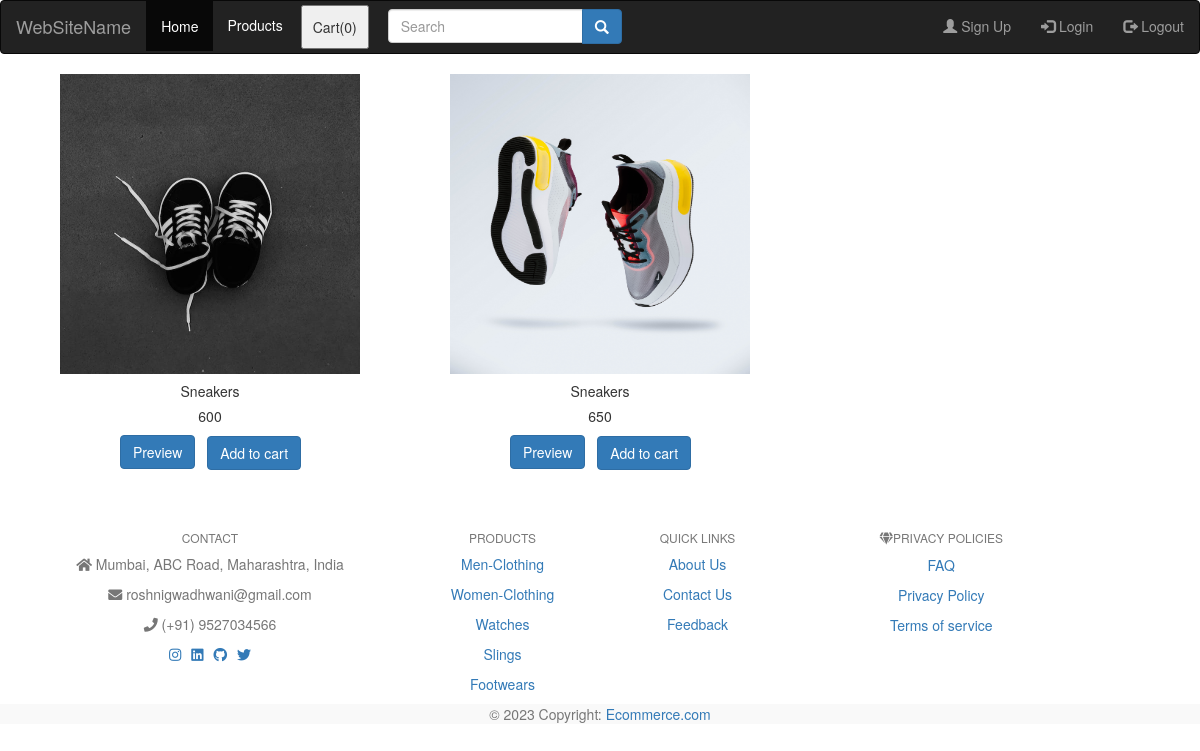
The app's page /store/search/5 (signed in), older data.
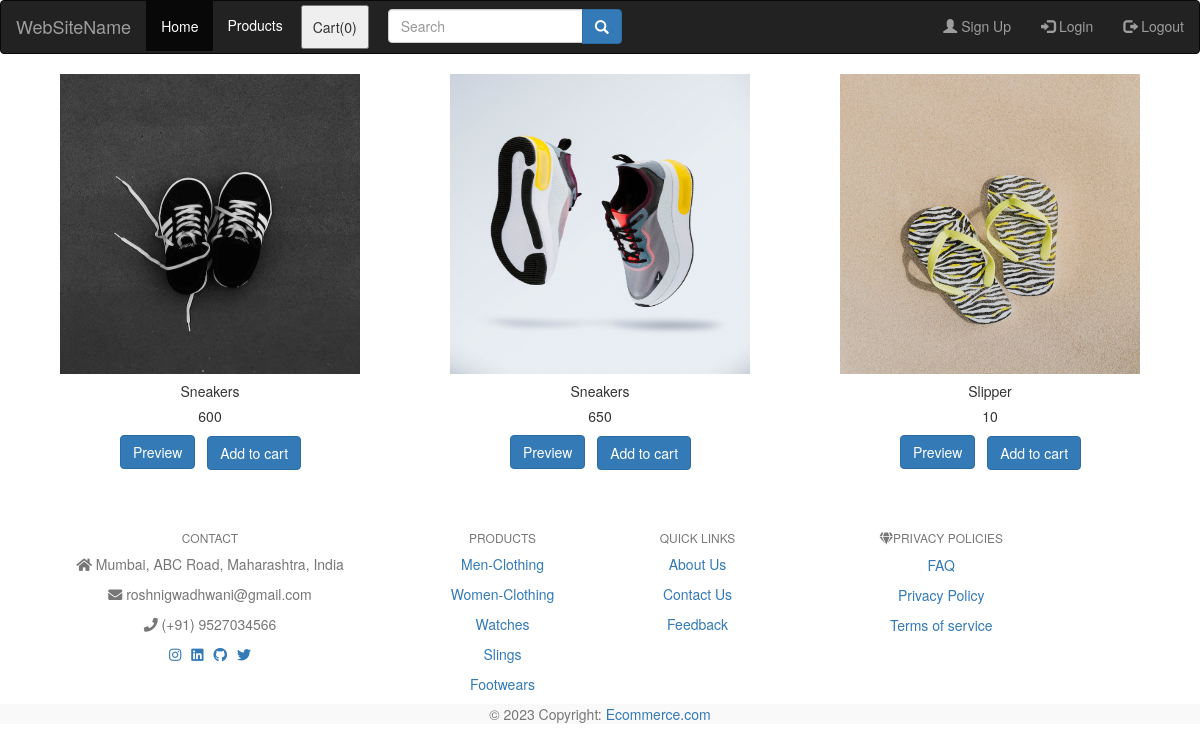
The same page, newer data.
### store/models.py (models this page shows, shortened)
class product(models.Model):
    name = models.CharField(max_length=50)
    category = models.ForeignKey(category, on_delete=models.CASCADE, default=1)
    price = models.IntegerField()
    description = models.CharField(max_length=150, blank=True, null=True)
    image = models.ImageField(upload_to='uploads/products/')

### store/views.py (the view)
# urls.py: path('search/<id>', views.searchURL, name='searchurl'),
@login_required
def searchURL(request, id):
    products = product.objects.filter(category=id)
    params = {'products': products}
    return render(request, '../templates/temp.html', params)

### store/models.py (called while the page is built)
    def __str__(self):
        return self.name

### store/templates/temp.html (shortened to what this page needs)
{% load static %}
<!DOCTYPE html>
<html lang="en">
  <head>
    <link
      rel="stylesheet"
      href="https://maxcdn.bootstrapcdn.com/bootstrap/3.4.1/css/bootstrap.min.css" />
    <link rel="stylesheet" href="{% static 'basic2.css' %}" />
  </head>
  <body>
    <nav class="navbar navbar-inverse">
      <div class="container-fluid">
        <div class="navbar-header">
          <a class="navbar-brand" href="#">WebSiteName</a>
        </div>
        <ul class="nav navbar-nav">
          <li class="active"><a href="../home">Home</a></li>
          <li>
            <div class="dropdown">
              <div style="color: white; padding: 14px; cursor: pointer">
                Products
              </div>
            </div>
          </li>
          <li>
            <button
              type="button"
              id="popoverCart"
              data-toggle="popover"
              title="Items in your cart"
              data-placement="bottom"
              style="padding: 10px; margin: 4px"
              html="true">
              Cart(<span id="navCart">0</span>)
            </button>
          </li>
        </ul>
        <ul class="nav navbar-nav navbar-right">
          <li>
            <a href="{% url 'signUp' %}"
              ><span class="glyphicon glyphicon-user"></span> Sign Up</a
            >
          </li>
          <li>
            <a href="{% url 'login' %}"
              ><span class="glyphicon glyphicon-log-in"></span> Login</a
            >
          </li>
          <li>
            <a href="{% url 'logout' %}"
              ><span class="glyphicon glyphicon-log-out"></span> Logout</a
            >
          </li>
        </ul>
        <form
          class="navbar-form navbar-left"
          action="/store/search/"
          method="post">
          <div class="input-group">
            <input
              type="text"
              class="form-control"
              placeholder="Search"
              name="search"
              value="{{query}}" />
            <div class="input-group-btn">
              <button
                class="btn btn-primary"
                style="height: 35px"
                type="submit">
                <i class="glyphicon glyphicon-search"></i>
              </button>
            </div>
          </div>
        </form>
      </div>
    </nav>
    <div class="container">
      <div class="row">
        {% for i in products %}
        <div class="col-md-4">
          <div class="card" style="width: 18 rem">
            <div class="zoom">
              <img
                class="card-img-top zoom"
                src="/media/{{i.image}}"
                alt="{{i.category}}"
                height="200px"
                width="200px" />
            </div>
            <div class="card-body">
              <h5
                class="card-title"
                id="namepr{{i.id}}"
                style="text-align: center">
                {{i.name}}
              </h5>
              <h5
                class="card-text"
                style="text-align: center"
                id="pricepr{{i.id}}">
                {{i.price}}
              </h5>
              <button
                type="button"
                class="btn btn-primary"
                style="
                  margin-left: 90px;
                  margin-bottom: 12px;
                  margin-right: 8px;
                ">
                <a
                  href="{% url 'preview' i.id %}"
                  style="color: white; text-decoration: none"
                  ;
                  >Preview</a
                >
              </button>
              <span id="divpr{{i.id}}" class="divpr">
                <button
                  id="pr{{i.id}}"
                  type="button"
                  class="btn btn-primary cart"
                  style="margin-bottom: 10px"
                  onclick="manipulate(id)">
                  Add to cart
                </button>
              </span>
            </div>
          </div>
        </div>
        {% endfor %}
      </div>
    </div>
    <br /><br />
    {% include 'footer.html' %}
  </body>
</html>

### store/templates/footer.html (shortened to what this page needs)
<link
  rel="stylesheet"
  href="https://use.fontawesome.com/releases/v5.0.8/css/all.css" />
<footer class="text-center text-lg-start bg-white text-muted">
  <section class="">
    <div class="container text-center text-md-start mt-5">
      <div class="row mt-3">
        <div class="col-md-3 col-lg-4 col-xl-3 mx-auto mb-4">
          <h6 class="text-uppercase fw-bold mb-4">Contact</h6>
          <p>
            <i class="fas fa-home me-3 text-secondary"></i> Mumbai, ABC Road,
            Maharashtra, India
          </p>
          <p>
            <i class="fas fa-envelope text-secondary"></i>
            roshnigwadhwani@gmail.com
          </p>
          <p><i class="fas fa-phone text-secondary"></i> (+91) 9527034566</p>
          <a
            href="https://www.instagram.com/roshniwadhwani18/"
            class="link-secondary">
            <i class="fab fa-instagram"></i>
          </a>
          <a
            href="https://www.linkedin.com/in/roshni-wadhwani"
            class="link-secondary">
            <i class="fab fa-linkedin"></i>
          </a>
          <a
            href="https://www.github.com/Roshni-Wadhwani"
            class="link-secondary">
            <i class="fab fa-github"></i>
          </a>
          <a href="https://twitter.com/RoshniWadhwan10" class="link-secondary">
            <i class="fab fa-twitter"></i>
          </a>
        </div>
        <div class="col-md-2 col-lg-2 col-xl-2 mx-auto mb-4">
          <h6 class="text-uppercase fw-bold mb-4">Products</h6>
          <p>
            <a href="{% url 'searchurl' id=2%}" class="text-reset"
              >Men-Clothing</a
            >
          </p>
          <p>
            <a href="{% url 'searchurl' id=3 %}" class="text-reset"
              >Women-Clothing</a
            >
          </p>
          <p>
            <a href="{% url 'searchurl' id=1%}" class="text-reset">Watches</a>
          </p>
          <p>
            <a href="{% url 'searchurl' id=4%}" class="text-reset">Slings</a>
          </p>
          <p>
            <a href="{% url 'searchurl' id=5%}" class="text-reset">Footwears</a>
          </p>
        </div>
        <div class="col-md-3 col-lg-2 col-xl-2 mx-auto mb-4">
          <h6 class="text-uppercase fw-bold mb-4">Quick links</h6>
          <p>
            <a href="#!" class="text-reset">About Us</a>
          </p>
          <p>
            <a href="#!" class="text-reset">Contact Us</a>
          </p>
          <p>
            <a href="#!" class="text-reset">Feedback</a>
          </p>
        </div>
        <div class="col-md-4 col-lg-3 col-xl-3 mx-auto mb-md-0 mb-4">
          <h6 class="text-uppercase fw-bold mb-4">
            <i class="fas fa-gem me-3 text-secondary"></i>Privacy Policies
          </h6>
          <p>
            <a href="#!" class="text-reset">FAQ</a>
          </p>
          <p>
            <a href="#!" class="text-reset">Privacy Policy</a>
          </p>
          <p>
            <a href="#!" class="text-reset">Terms of service</a>
          </p>
        </div>
      </div>
    </div>
  </section>
  <div class="text-center p-4" style="background-color: rgba(0, 0, 0, 0.025)">
    © 2023 Copyright:
    <a class="text-reset fw-bold" href="https://mdbootstrap.com/"
      >Ecommerce.com</a
    >
  </div>
</footer>

### store/static/basic2.css (style rules this page uses)
.zoom { width: 300px; height: 300px; overflow: hidden; margin: 0 auto; }
.zoom img { width: 100%; transition: 0.5s all ease-in-out; }

### store/templates/footer.html (style rules this page uses)
.link-secondary { padding: 3px; }

Row changes from the older to the newer data that the page shows:
added product: image (picture), name "Slipper", price "10"
